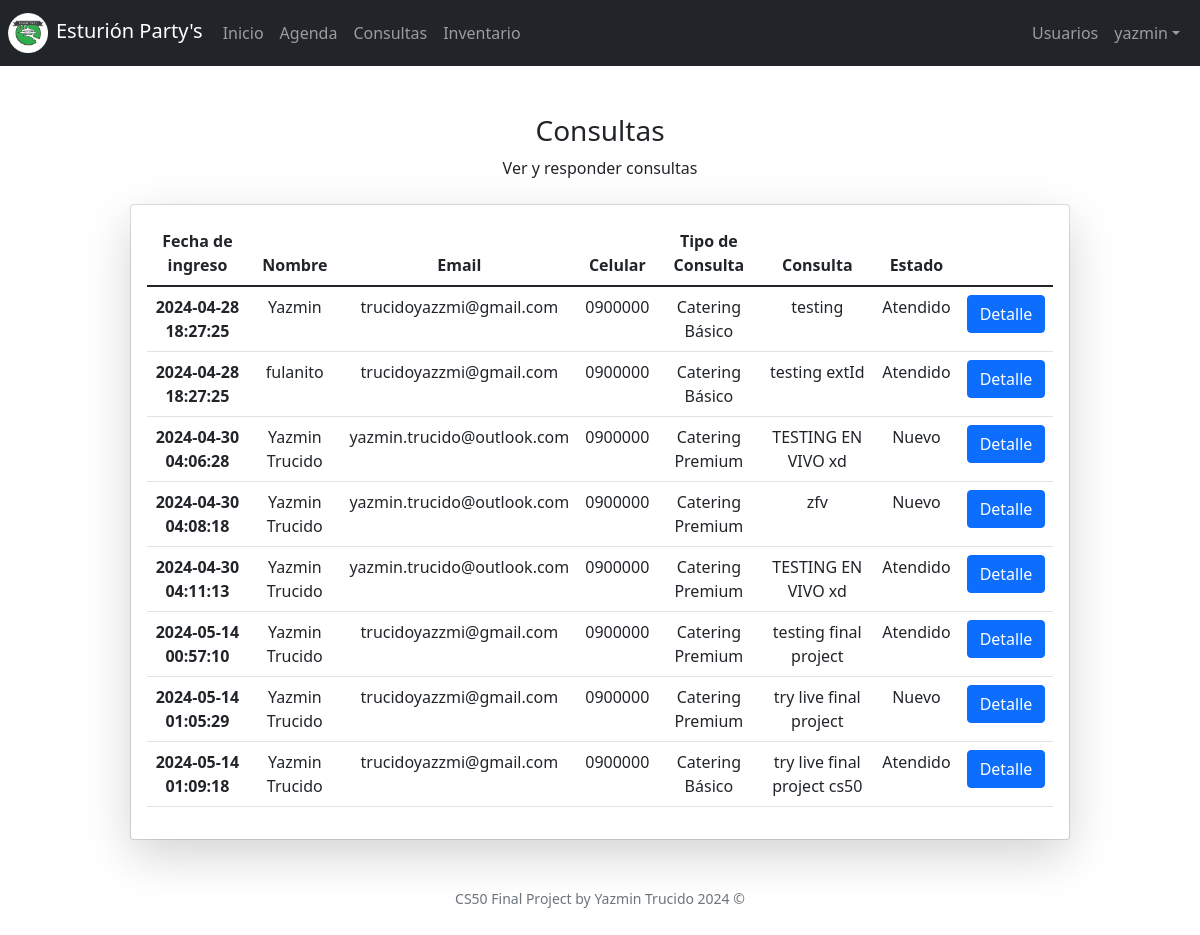
The app's page /answer (signed in) with its own data.
### tables this page shows
CREATE TABLE 'contacts' ('id' INTEGER PRIMARY KEY AUTOINCREMENT NOT NULL, 'name' TEXT NOT NULL, 'email' TEXT NOT NULL, 'phone' TEXT, 'type' TEXT, 'text' TEXT, 'startDate'  DATETIME DEFAULT CURRENT_TIMESTAMP  , 'status' TEXT DEFAULT 'Nuevo');

### app.py (the view)
@login_required
@app.route("/answer", methods=["GET", "POST"])
def answer():
    contactsList = db.execute("SELECT * FROM contacts")
    if request.method == "POST":
        answer = (request.form.get("answer")).encode(
            encoding="ascii", errors="replace").decode()
        customer_name = (request.form["nombre"]).encode(
            encoding="ascii", errors="replace").decode()
        ask = (request.form["ask"]).encode(
            encoding="ascii", errors="replace").decode()
        rows = db.execute("SELECT * FROM credentials")
        if len(rows) != 1:
            return apology("error al enviar el formulario de consulta", 403)
        try:
            email = rows[0]["email"]
            receiver = request.form.get("email")
            subject = "RESPUESTA FINAL PROJECT CS50"
            body = f"Sr/a {customer_name},\n\nAgradecemos su consulta: {ask}\n\n{answer}\n\nCualquier otra consulta a las ordenes\n\nEsturion Party's"
            message = f"Subject: {subject}\n\n{body}"
            server = smtplib.SMTP("smtp.gmail.com", 587)
            server.starttls()
            server.login(email, rows[0]["password"])
            server.sendmail(email, receiver, message)
            db.execute(
                "UPDATE contacts SET status = ? WHERE startDate = ? AND name = ?",
                'Atendido',
                request.form.get("startDate"),
                request.form.get("nombre")
            )
        except:
            return apology("error al enviar respuesta")
        flash('Respuesta enviada con exito')
        return redirect("/answer")
    else:
        rows = db.execute("SELECT * FROM contacts")
        return render_template("answer.html", rows=contactsList)

### app.py (called while the page is built)
@app.after_request
def after_request(response):
    response.headers["Cache-Control"] = "no-cache, no-store, must-revalidate"
    response.headers["Expires"] = 0
    response.headers["Pragma"] = "no-cache"
    return response

### templates/answer.html (shortened to what this page needs)
{% extends "layout.html" %}
{% block main %}
<h3>Consultas</h3>
<p>Ver y responder consultas</p>
<div class="card mt-4 mx-auto" style="width: 80%;">
    <div class="card-body shadow-lg p-3 bg-body rounded overflow-auto">
        <table class="table" id="consultas">
            <thead>
                <tr>
                    <th scope="col">Fecha de ingreso</th>
                    <th scope="col">Nombre</th>
                    <th scope="col">Email</th>
                    <th scope="col">Celular</th>
                    <th scope="col">Tipo de Consulta</th>
                    <th scope="col">Consulta</th>
                    <th scope="col">Estado</th>
                </tr>
            </thead>
            <tbody>
                {% for row in rows %}
                <tr>
                    <th scope="col">{{ row.startDate }}</th>
                    <td scope="col">{{ row.name }}</td>
                    <td scope="col">{{ row.email }}</td>
                    <td scope="col">{{ row.phone }}</td>
                    <td scope="col">{{ row.type }}</td>
                    <td scope="col">{{ row.text }}</td>
                    <td scope="col">{{ row.status }}</td>
                    <td scope="col"><button class="btn btn-primary" onclick="handleDetail(this)">Detalle</button>
                    </td>
                </tr>
                {% endfor %}
            </tbody>
        </table>
    </div>
</div>
{% endblock %}

### templates/layout.html (shortened to what this page needs)
<!DOCTYPE html>
<html lang="es">
    <head>
        <link href="https://cdn.jsdelivr.net/npm/bootstrap@5.1.3/dist/css/bootstrap.min.css"
 rel="stylesheet">
        <link href="/static/styles.css" rel="stylesheet">
    </head>
    <body>
        <nav class="navbar navbar-dark bg-dark navbar-expand-md">
            <a class="navbar-brand my-auto me-auto" href="/"><img class="mx-2" src="/static/logo.ico" width="40"
                    height="40" viewBox="0 0 40 40" />Esturión Party's</a>
            <div class="container-fluid">
                <div class="collapse navbar-collapse" id="navbar">
                    <ul class="navbar-nav my-auto me-auto">
                        <li class="nav-item"><a class="nav-link" href="/">Inicio</a></li>
                        {% if session["rol"] == "admin" or session["rol"] == "personal" %}
                        <li class="nav-item"><a class="nav-link" href="/book">Agenda</a></li>
                        <li class="nav-item"><a class="nav-link" href="/answer">Consultas</a></li>
                        <li class="nav-item"><a class="nav-link" href="/inventory">Inventario</a></li>
                        {% else %}
                        <li class="nav-item"><a class="nav-link" href="/services">Servicios</a></li>
                        <li class="nav-item"><a class="nav-link" href="/contact">Contacto</a></li>
                        {% endif %}
                    </ul>
                </div>
            </div>
            <div class="container-fluid">
                <div class="collapse navbar-collapse" id="navbar">
                    {% if session["user_name"] %}
                    <ul class="nav navbar-nav my-auto ms-auto">
                        {% if session["rol"] == "admin" %}
                        <li class="nav-item"><a class="nav-link" href="/management">Usuarios</a></li>
                        {% endif %}
                        <li class="nav-item dropdown my-auto">
                            <a class="nav-link dropdown-toggle" data-bs-toggle="dropdown" href="#" role="button"
                                aria-expanded="false">{{ session["user_name"] }}</a>
                    </ul>
                    {% else %}
                    <ul class="navbar-nav my-auto ms-auto">
                        <li class="nav-item"><a class="nav-link" href="/login">Iniciar sesión</a></li>
                    </ul>
                    {% endif %}
                </div>
            </div>
        </nav>
        <main class="container-fluid py-5 text-center">
            {% block main %}{% endblock %}
        </main>
        <footer class="mb-5 small text-center text-muted">
            CS50 Final Project by Yazmin Trucido 2024 ©
        </footer>
    </body>
</html>

### records on screen
contacts: user_name "yazmin", startDate "2024-04-28 18:27:25", name "Yazmin", email "trucidoyazzmi@gmail.com", phone "0900000", type "Catering Básico", text "testing", status "Atendido"
contacts: startDate "2024-04-28 18:27:25", name "fulanito", email "trucidoyazzmi@gmail.com", phone "0900000", type "Catering Básico", text "testing extId", status "Atendido"
contacts: startDate "2024-04-30 04:06:28", name "Yazmin Trucido", email "yazmin.trucido@outlook.com", phone "0900000", type "Catering Premium", text "TESTING EN VIVO xd", status "Nuevo"
contacts: startDate "2024-04-30 04:08:18", name "Yazmin Trucido", email "yazmin.trucido@outlook.com", phone "0900000", type "Catering Premium", text "zfv", status "Nuevo"
contacts: startDate "2024-04-30 04:11:13", name "Yazmin Trucido", email "yazmin.trucido@outlook.com", phone "0900000", type "Catering Premium", text "TESTING EN VIVO xd", status "Atendido"
contacts: startDate "2024-05-14 00:57:10", name "Yazmin Trucido", email "trucidoyazzmi@gmail.com", phone "0900000", type "Catering Premium", text "testing final project", status "Atendido"
contacts: startDate "2024-05-14 01:05:29", name "Yazmin Trucido", email "trucidoyazzmi@gmail.com", phone "0900000", type "Catering Premium", text "try live final project", status "Nuevo"
contacts: startDate "2024-05-14 01:09:18", name "Yazmin Trucido", email "trucidoyazzmi@gmail.com", phone "0900000", type "Catering Básico", text "try live final project cs50", status "Atendido"
